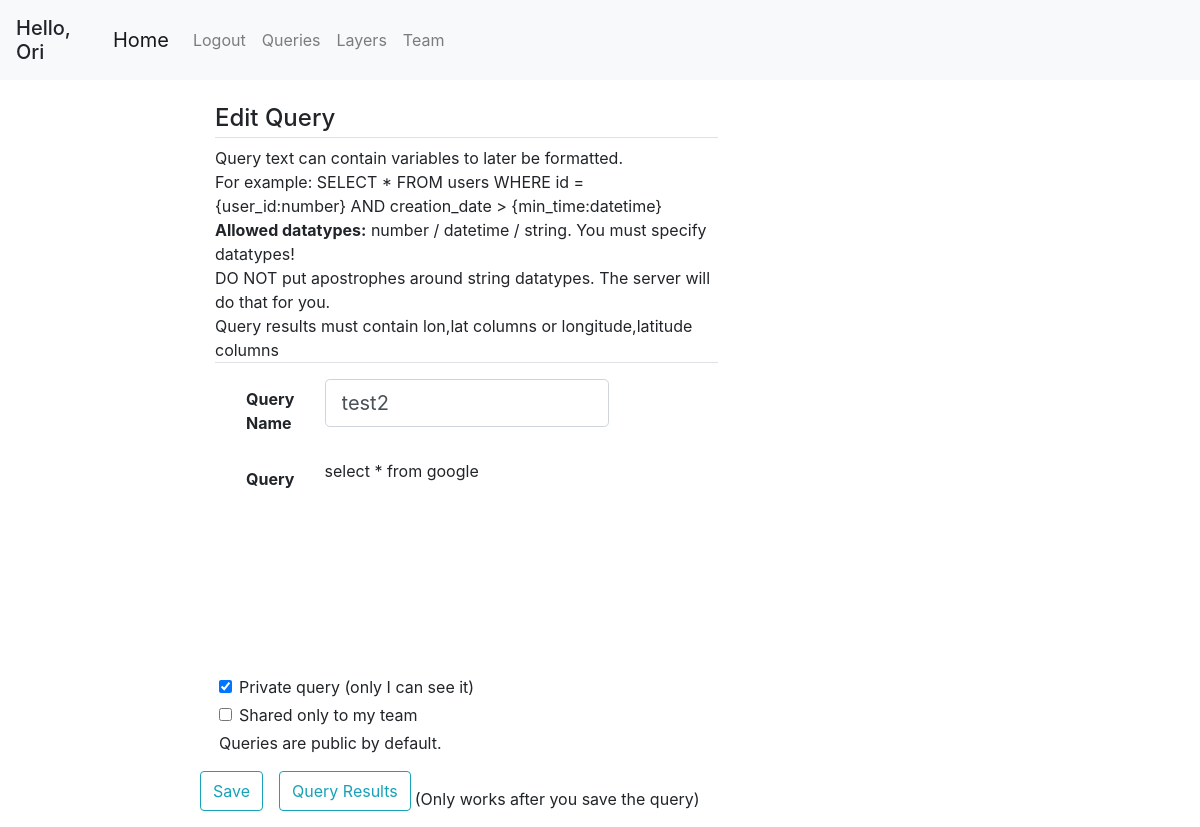
/query/7 (signed in), run on an earlier commit of the app's database.
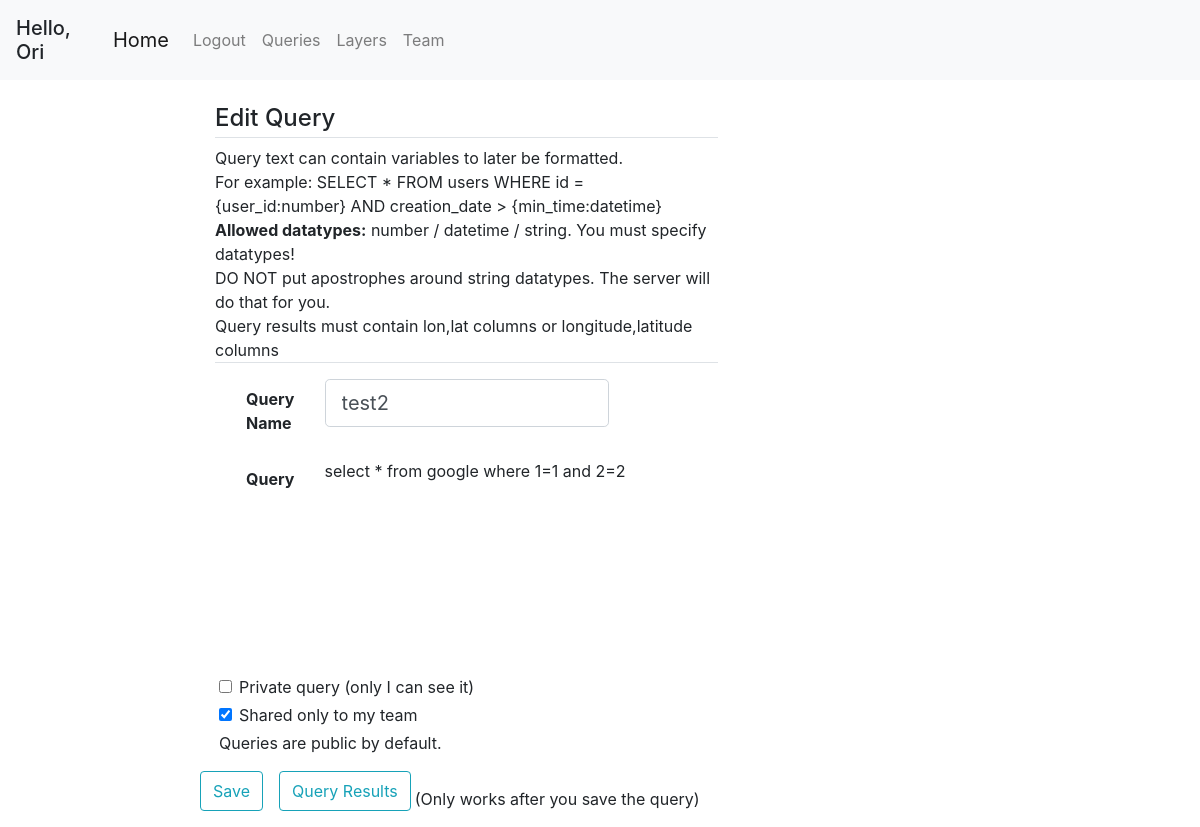
And on a later commit of the database.
### geoportal/models.py (models this page shows, shortened)
class Query(db.Model):
    id = db.Column(db.Integer, primary_key=True)
    user_id = db.Column(db.Integer, db.ForeignKey('user.id'), nullable=False, default=0)
    query_name = db.Column(db.String(120))
    db_name = db.Column(db.String(20))
    date_uploaded = db.Column(db.DateTime, nullable=False, default=datetime.datetime.now)
    last_update_time = db.Column(db.DateTime, nullable=False, default=datetime.datetime.now)
    query_text = db.Column(db.Text, nullable=False, default='')
    only_user = db.Column(db.Boolean, default=False)
    only_team = db.Column(db.Boolean, default=False)
    public = db.Column(db.Boolean, default=True)
    parameters = db.relationship('QueryTextParameters', backref='query', lazy=True)

### geoportal/queries/views.py (the view)
@queries.route('/query/<int:query_id>', methods=['GET', 'POST'])
def query(query_id):
    query = Query.query.get(query_id)
    if (query.user_id != current_user.id and query.only_user) or \
        (query.only_team and User.query.get(query.user_id).team_id != current_user.team_id):
        return abort(403)
    form = NewQuery()
    print(form.query)
    if form.validate_on_submit():
        query.only_team = form.only_team.data
        query.only_user = form.only_me.data
        query.public = (not query.only_team) and (not query.only_user)
        old_query = query.query_text
        query.query_name = form.query_name.data
        query.query_text = form.query.data
        query.last_update_time = datetime.datetime.now()
        db.session.commit()
        if form.query.data != old_query:
            params = query.parameters
            for param in params:
                db.session.delete(param)
            db.session.commit()
            query_params_pattern = '{([^}]*):([^}]*)}'
            query_params = re.findall(query_params_pattern, form.query.data)
            for param in query_params:
                query_parameter = QueryTextParameters(query_id=query.id, parameter_name=param[0], parameter_type=param[1])
                db.session.add(query_parameter)
            db.session.commit()
        flash('Your query has been updated!', 'success')
        return jsonify({'status': 'success'})
    elif request.method == 'GET':
        form.query_name.data = query.query_name
        form.query.data = query.query_text
        form.only_team.data = query.only_team
        form.only_me.data = query.only_user
    return render_template('query.html', title='Edit Query', form=form, fields=['query_name', 'query'], form_title='Edit Query', query_text=query.query_text)

### geoportal/queries/forms.py
class NewQuery(FlaskForm):
    query_name = StringField('Query Name', validators=[DataRequired(), Length(min=2, max=120)])
    query = TextAreaField('Query', validators=[DataRequired()])
    only_me = BooleanField('Private query (only I can see it)')
    only_team = BooleanField('Shared only to my team')
    submit = SubmitField('Save')

### geoportal/models.py (called while the page is built)
@login_manager.user_loader
def load_user(user_id):
    return User.query.get(int(user_id))

### geoportal/templates/query.html (shortened to what this page needs)
{% extends "base.html" %}
{% block content %}
<div class="row mt-4">
    <div class="col-md-8">
        <div class="content-section">
            <form id="query-form" method="POST" action="" class="form-horizontal">
                    <h4 class="border-bottom mb-2 pb-1">{{ form_title }}</h4>
                    <div>
                        <p class="m-0">Query text can contain variables to later be formatted.</p>
                        <p class="m-0">For example: SELECT * FROM users WHERE id = {user_id:number} AND creation_date > {min_time:datetime}</p>
                        <p class="m-0"><b>Allowed datatypes:</b> number / datetime / string. You must specify datatypes!</p>
                        <p class="m-0">DO NOT put apostrophes around string datatypes. The server will do that for you.</p>
                        <p class="mb-3 border-bottom">Query results must contain lon,lat columns or longitude,latitude columns</p>
                    </div>
                    {% for field in fields %}
                        <div class="form-group control-group row m-3">
                            {{ form[field].label(class="form-control-label control-label col-sm-2 pt-2 bold") }}
                            {% if not form[field].errors %}
                                {% if field == 'query' %}
                                    <div class="col-sm-10">
                                        <div id="query">{% if query_text %}{{ query_text }}{% endif %}</div>
                                    </div>
                                {% else %}
                                    <div class="col-sm-8">
                                    {{ form[field](class="form-control form-control-lg") }}
                                    </div>
                                {% endif %}
                            {% endif %}
                        </div>
                    {% endfor %}
                   <div class="form-check m-1">
                        {{ form.only_me(class="form-check-input") }}
                        {{ form.only_me.label(class="form-check-label") }}
                   </div>
                   <div class="form-check m-1">
                       {{ form.only_team(class="form-check-input") }}
                       {{ form.only_team.label(class="form-check-label") }}
                   </div>
                   <p class="m-1 mb-3">Queries are public by default.</p>
                <div class="form-group row">
                    {{ form.submit(class="btn btn-outline-info") }}
                    <input class="btn btn-outline-info ml-3" id="load-results" name="loader" type="button" value="Query Results">
                    <p class="pt-3 mb-0 ml-1">(Only works after you save the query)</p>
                </div>
            </form>
        </div>
    </div>
</div>
{% endblock content %}

What changed in the data, as far as the page shows it:
changed Query "test2": only_team "☐" → "☑"
Also different on the page:
form field only_me: "☑" → "☐"
new list line: "Query"
new list line: "select * from google where 1=1 and 2=2"
list line gone: "Query"
list line gone: "select * from google"
